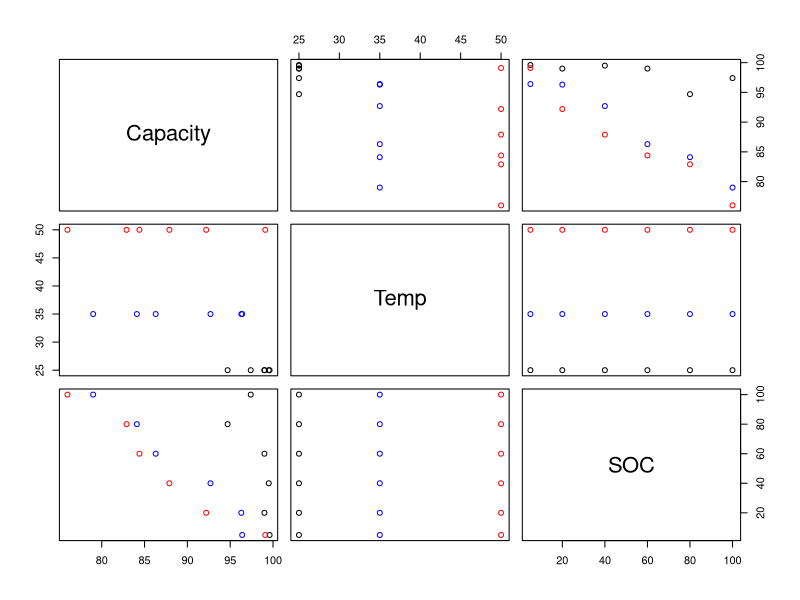
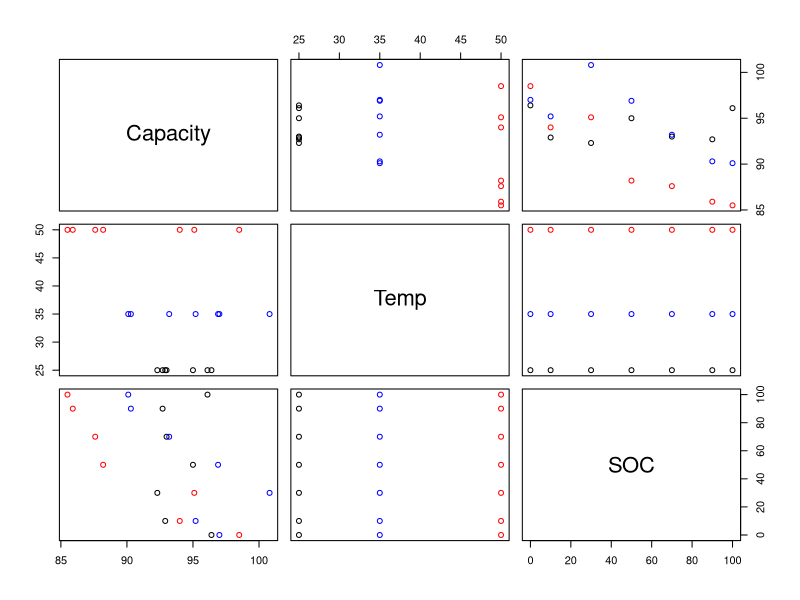

These figures' R source, in order:
## ---- chunk 1
setwd("C:/Book/Chapter2/Examples")
data <-read.csv(file="Ex2.5a.csv",head=TRUE,sep=",")
data
# Multivariable Scatter plot for NMC cells
pairs(~Capacity+Temp+SOC,data=data,
   col= ifelse(data$Temp == 35, "blue",ifelse(data$Temp == 25, "black","red")))
## ---- chunk 2
setwd("C:/Book/Chapter2/Examples")
data <-read.csv(file="Ex2.5b.csv",head=TRUE,sep=",")
data
# Multivariable Scatter plot for NCA cells
pairs(~Capacity+Temp+SOC,data=data,
   col= ifelse(data$Temp == 35, "blue",ifelse(data$Temp == 25, "black","red")))
